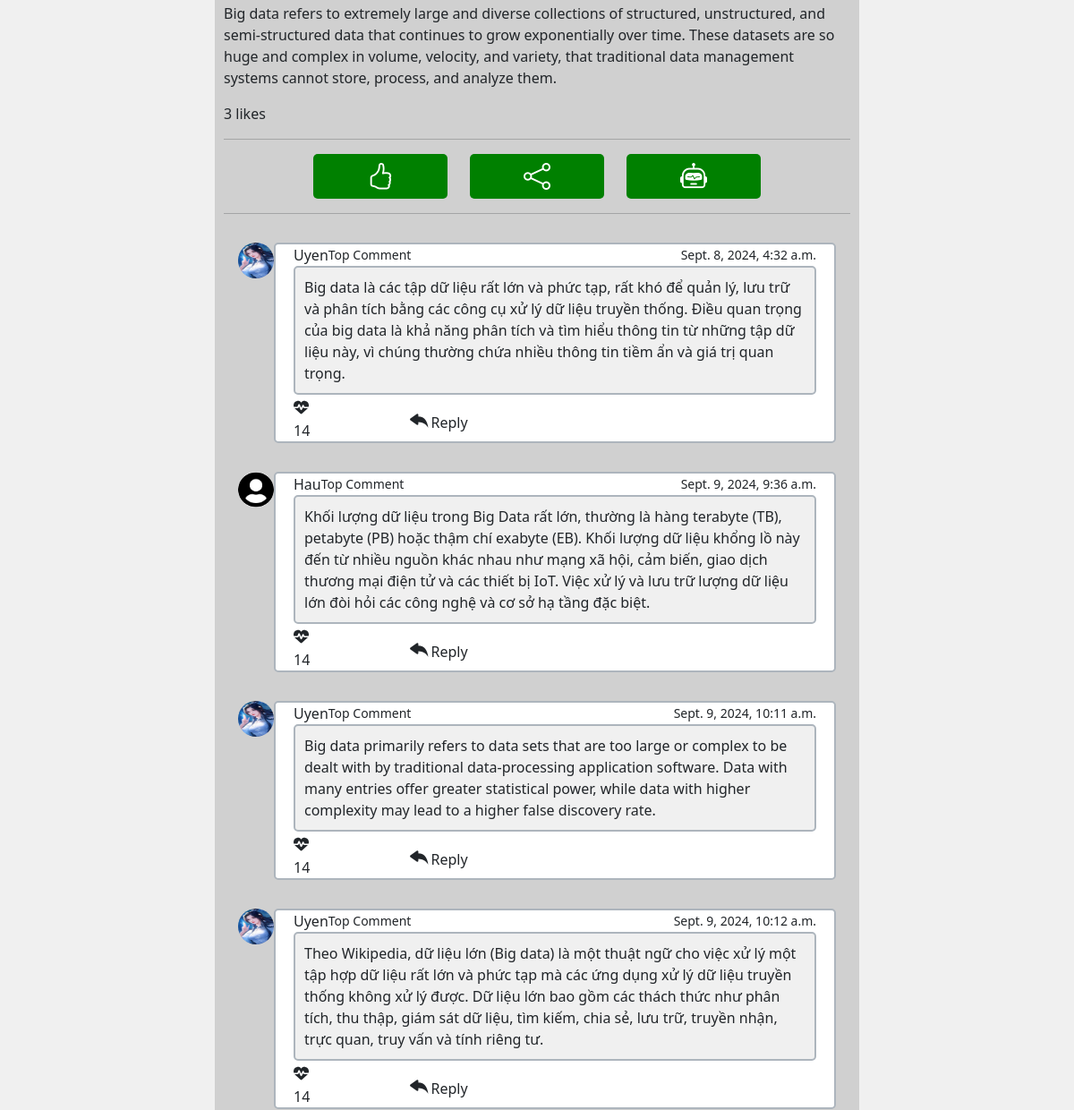
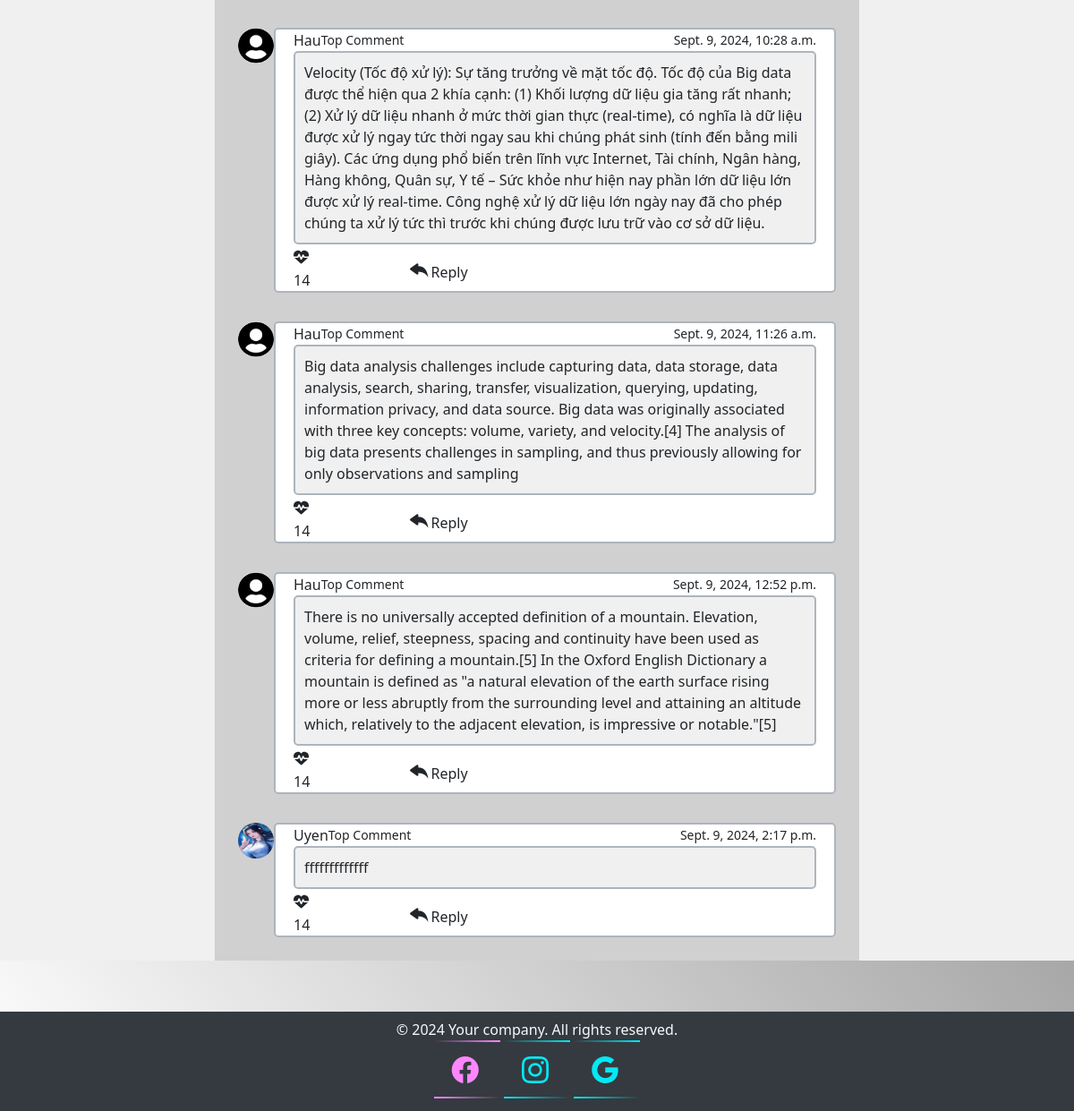
/app/50/ (lower part), run on an earlier commit of the app's database (2 pictures, top to bottom).
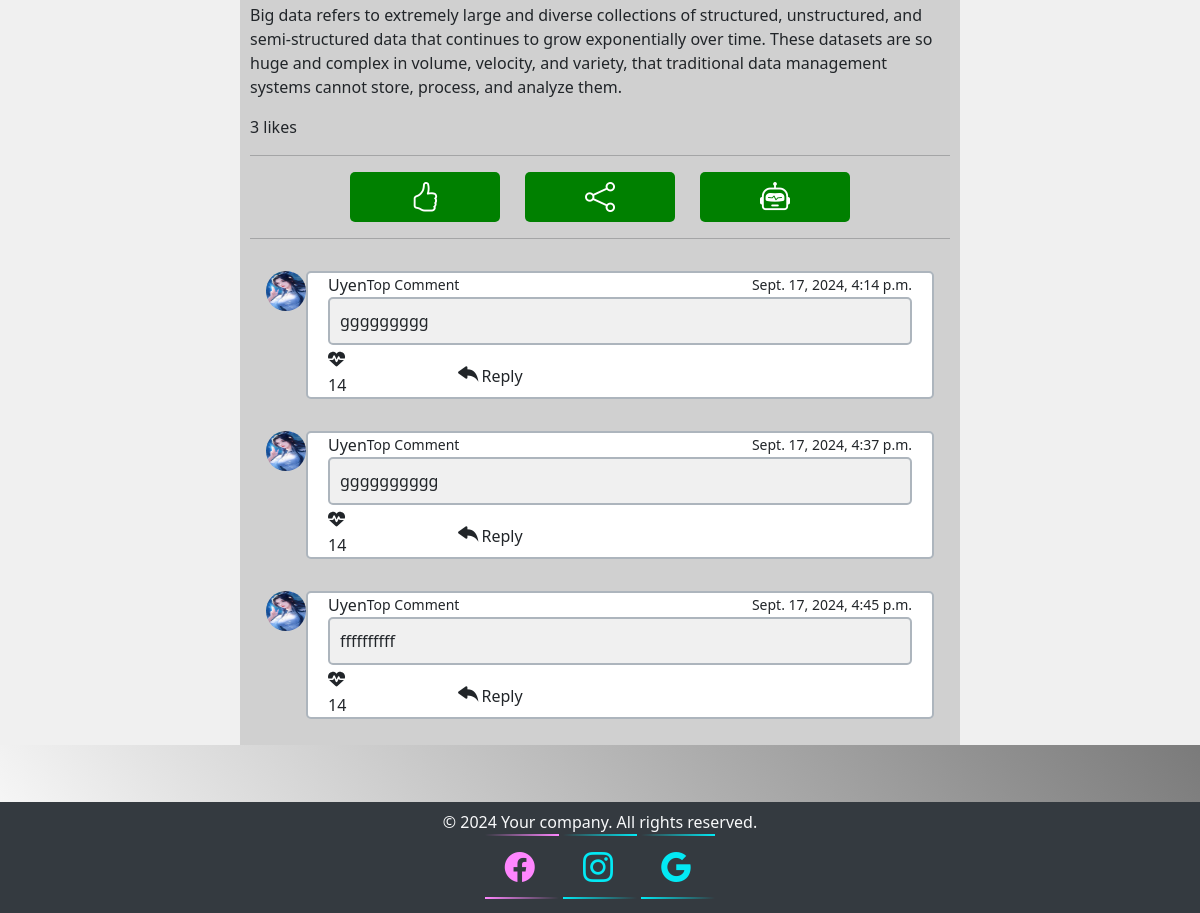
And on a later commit of the database.
### app/models.py (models this page shows, shortened)
class Comment(models.Model):
    post = models.ForeignKey(Post, on_delete=models.CASCADE, related_name='comments')
    author = models.ForeignKey(User, on_delete=models.CASCADE)
    body = models.TextField()
    date = models.DateTimeField(auto_now_add=True)
    image = models.ImageField(null=True,blank=True)

class Profile(models.Model):
    user = models.OneToOneField(User, on_delete=models.CASCADE)
    image = models.ImageField(null=True,blank=True)

### app/views.py (the view, shortened to what this page needs)
# urls.py: path('app/<int:id>/',views.post, name = 'post'),
def post(request, id, comment_id=None):
    post = get_object_or_404(Post, id=id)
    comment = None
    if comment_id:
        comment = get_object_or_404(Comment, id=comment_id, post=post)
    liked = False
    if request.user.is_authenticated and post.likes.filter(id=request.user.id).exists():
        liked = True
    form = CommentForm()
    if request.method == "POST":
        form = CommentForm(request.POST, author=request.user, post=post)
        if form.is_valid():
            form.save()
            return HttpResponseRedirect(request.path) # Không bị lặp lại yêu cầu khi load lại trang web
    context = {"post": post,
               "form": form,
               "comment": comment,
               "liked": liked}
    return render(request, "app/post.html", context)

### app/templates/app/post.html (shortened to what this page needs)
{% extends "app/base.html" %}
{% load static %}
{% block detail_block %}
<div class="containerhung">
  <div class="column small"></div>
  <div class="column large">
    {% if post.image %}
    <div>
      {{post.body|safe|linebreaks}}
      <span id="like-count-{{ post.id }}">{{ post.likes.count }}</span> likes
      <hr />
      <div class="likes">
        <div
          style="
            width: 25%;
            display: flex;
            justify-content: center;
            align-items: center;
          "
        >
          <form id="like-form-{{ post.id }}">
            <button
              type="button"
              class="custom-button"
              id="like-button-{{ post.id }}"
              onclick="likePost({{ post.id }})"
            >
              <i
                id="like-icon-{{ post.id }}"
                class="bi {% if liked %}bi-hand-thumbs-up-fill{% else %}bi-hand-thumbs-up{% endif %}"
                style="font-size: 30px"
              ></i>
            </button>
          </form>
        </div>
        <div
          style="
            width: 25%;
            display: flex;
            justify-content: center;
            align-items: center;
          "
        >
          <button class="custom-button">
            <span class="glyphicon glyphicon-thumbs-up"
              ><i class="bi bi-share" style="font-size: 30px"></i
            ></span>
          </button>
        </div>
        <div
          style="
            width: 25%;
            display: flex;
            justify-content: center;
            align-items: center;
          "
        >
          <button class="custom-button">
            <span class="glyphicon glyphicon-thumbs-up">
              <i class="bi bi-robot" style="font-size: 30px"></i
            ></span>
          </button>
        </div>
      </div>
      <hr />
      {% for comment in post.comments.all %}
      <div class="d-flex flex-row p-3">
        <div style="width: 60px">
          <img
            src="{% if comment.author.profile.image %}{{ comment.author.profile.image.url }}{% else %}{% static 'app/images/person.png' %}{% endif %}"
            width="40"
            height="40"
            class="rounded-circle mr-3"
          />
        </div>
        <div
          style="
            width: 1000px;
            background-color: white;
            padding-left: 20px;
            padding-right: 20px;
            border-radius: 5px;
            border: 2px solid #adb5bd;
          "
        >
          <div class="d-flex justify-content-between align-items-center">
            <div class="d-flex flex-row align-items-center">
              <span class="mr-2">{{comment.author}}</span>
              <small class="c-badge">Top Comment</small>
            </div>
            <small>{{comment.date}}</small>
          </div>
          <p
            class="text-justify comment-text mb-0"
            style="
              border: 2px solid #adb5bd;
              border-radius: 5px;
              padding: 10px;
              background-color: #f0f0f0;
            "
          >
            {{comment.body}}
          </p>
          <div
            class="d-flex flex-row user-feed"
            style="margin-top: 4px; align-items: center"
          >
            <div class="wish" style="width: 5%">
              <i
                class="fa fa-heartbeat mr-2"
                style="width: 60%; font-size: 20px"
              ></i
              >14
            </div>
            <div style="margin-left: 100px; width: 80%">
              <a
                type="button"
                data-bs-toggle="collapse"
                data-bs-target="#replyBox{{ comment.id }}"
                aria-expanded="false"
                aria-controls="replyBox{{ comment.id }}"
                style="border-radius: 5px"
              >
                <i class="bi bi-reply-fill" style="font-size: 25px"></i>Reply
              </a>
            </div>
          </div>
        </div>
      </div>
      {% endfor %}
    </div>
    {% endif %}
  </div>
  <div class="column small"></div>
</div>
<br />
<br />
<br />
{% endblock %}

What changed in the data, as far as the page shows it:
removed Comment: author.image (picture), author "Uyen", date "Sept. 8, 2024, 4:32 a.m.", body "Big data là các tập dữ liệu rất lớn và phức tạp, rất khó để quản lý, lưu trữ và phân tích bằng các công cụ xử lý dữ liệu truyền thống. Điều quan trọng của big data là khả năng phân tích và tìm hiểu thông tin từ những tập dữ liệu này, vì chúng thường chứa nhiều thông tin tiềm ẩn và giá trị quan trọng."
removed Comment: author "Hau", date "Sept. 9, 2024, 9:36 a.m.", body "Khối lượng dữ liệu trong Big Data rất lớn, thường là hàng terabyte (TB), petabyte (PB) hoặc thậm chí exabyte (EB). Khối lượng dữ liệu khổng lồ này đến từ nhiều nguồn khác nhau như mạng xã hội, cảm biến, giao dịch thương mại điện tử và các thiết bị IoT. Việc xử lý và lưu trữ lượng dữ liệu lớn đòi hỏi các công nghệ và cơ sở hạ tầng đặc biệt."
removed Comment: author.image (picture), author "Uyen", date "Sept. 9, 2024, 10:11 a.m.", body "Big data primarily refers to data sets that are too large or complex to be dealt with by traditional data-processing application software. Data with many entries offer greater statistical power, while data with higher complexity may lead to a higher false discovery rate."
removed Comment: author.image (picture), author "Uyen", date "Sept. 9, 2024, 10:12 a.m.", body "Theo Wikipedia, dữ liệu lớn (Big data) là một thuật ngữ cho việc xử lý một tập hợp dữ liệu rất lớn và phức tạp mà các ứng dụng xử lý dữ liệu truyền thống không xử lý được. Dữ liệu lớn bao gồm các thách thức như phân tích, thu thập, giám sát dữ liệu, tìm kiếm, chia sẻ, lưu trữ, truyền nhận, trực quan, truy vấn và tính riêng tư."
removed Comment: author "Hau", date "Sept. 9, 2024, 10:28 a.m.", body "Velocity (Tốc độ xử lý): Sự tăng trưởng về mặt tốc độ. Tốc độ của Big data được thể hiện qua 2 khía cạnh: (1) Khối lượng dữ liệu gia tăng rất nhanh; (2) Xử lý dữ liệu nhanh ở mức thời gian thực (real-time), có nghĩa là dữ liệu được xử lý ngay tức thời ngay sau khi chúng phát sinh (tính đến bằng mili giây). Các ứng dụng phổ biến trên lĩnh vực Internet, Tài chính, Ngân hàng, Hàng không, Quân sự, Y tế – Sức khỏe như hiện nay phần lớn dữ liệu lớn được xử lý real-time. Công nghệ xử lý dữ liệu lớn ngày nay đã cho phép chúng ta xử lý tức thì trước khi chúng được lưu trữ vào cơ sở dữ liệu."
removed Comment: author "Hau", date "Sept. 9, 2024, 11:26 a.m.", body "Big data analysis challenges include capturing data, data storage, data analysis, search, sharing, transfer, visualization, querying, updating, information privacy, and data source. Big data was originally associated with three key concepts: volume, variety, and velocity.[4] The analysis of big data presents challenges in sampling, and thus previously allowing for only observations and sampling"
removed Comment: author "Hau", date "Sept. 9, 2024, 12:52 p.m.", body "There is no universally accepted definition of a mountain. Elevation, volume, relief, steepness, spacing and continuity have been used as criteria for defining a mountain.[5] In the Oxford English Dictionary a mountain is defined as \"a natural elevation of the earth surface rising more or less abruptly from the surrounding level and attaining an altitude which, relatively to the adjacent elevation, is impressive or notable.\"[5]"
removed Comment: author.image (picture), author "Uyen", date "Sept. 9, 2024, 2:17 p.m.", body "fffffffffffff"
added Comment: author.image (picture), author "Uyen", date "Sept. 17, 2024, 4:14 p.m.", body "ggggggggg"
added Comment: author.image (picture), author "Uyen", date "Sept. 17, 2024, 4:37 p.m.", body "gggggggggg"
added Comment: author.image (picture), author "Uyen", date "Sept. 17, 2024, 4:45 p.m.", body "ffffffffff"
